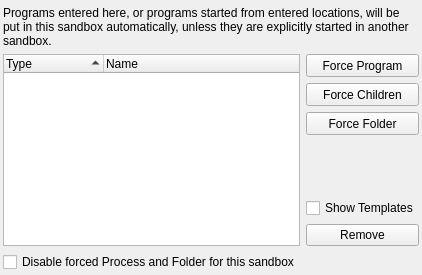
           <widget class="QWidget" name="tabForceProgs">
            <attribute name="title">
             <string>Force Programs</string>
            </attribute>
            <layout class="QGridLayout" name="gridLayout_54">
             <property name="leftMargin">
              <number>3</number>
             </property>
             <property name="topMargin">
              <number>6</number>
             </property>
             <property name="rightMargin">
              <number>3</number>
             </property>
             <property name="bottomMargin">
              <number>3</number>
             </property>
             <item row="0" column="0">
              <layout class="QGridLayout" name="gridLayout_35">
               <item row="0" column="0" colspan="2">
                <widget class="QLabel" name="label">
                 <property name="text">
                  <string>Programs entered here, or programs started from entered locations, will be put in this sandbox automatically, unless they are explicitly started in another sandbox.</string>
                 </property>
                 <property name="wordWrap">
                  <bool>true</bool>
                 </property>
                </widget>
               </item>
               <item row="6" column="1">
                <widget class="QCheckBox" name="chkShowForceTmpl">
                 <property name="text">
                  <string>Show Templates</string>
                 </property>
                </widget>
               </item>
               <item row="7" column="1">
                <widget class="QPushButton" name="btnDelForce">
                 <property name="text">
                  <string>Remove</string>
                 </property>
                </widget>
               </item>
               <item row="2" column="1">
                <widget class="QToolButton" name="btnForceProg">
                 <property name="sizePolicy">
                  <sizepolicy hsizetype="Preferred" vsizetype="Fixed">
                   <horstretch>0</horstretch>
                   <verstretch>0</verstretch>
                  </sizepolicy>
                 </property>
                 <property name="minimumSize">
                  <size>
                   <width>0</width>
                   <height>23</height>
                  </size>
                 </property>
                 <property name="text">
                  <string>Force Program</string>
                 </property>
                </widget>
               </item>
               <item row="2" column="0" rowspan="6">
                <widget class="QTreeWidget" name="treeForced">
                 <property name="sortingEnabled">
                  <bool>true</bool>
                 </property>
                 <column>
                  <property name="text">
                   <string>Type</string>
                  </property>
                 </column>
                 <column>
                  <property name="text">
                   <string>Name</string>
                  </property>
                 </column>
                </widget>
               </item>
               <item row="8" column="0">
                <widget class="QCheckBox" name="chkDisableForced">
                 <property name="text">
                  <string>Disable forced Process and Folder for this sandbox</string>
                 </property>
                </widget>
               </item>
               <item row="5" column="1">
                <spacer name="verticalSpacer_5">
                 <property name="orientation">
                  <enum>Qt::Vertical</enum>
                 </property>
                 <property name="sizeHint" stdset="0">
                  <size>
                   <width>20</width>
                   <height>40</height>
                  </size>
                 </property>
                </spacer>
               </item>
               <item row="4" column="1">
                <widget class="QToolButton" name="btnForceDir">
                 <property name="sizePolicy">
                  <sizepolicy hsizetype="Preferred" vsizetype="Fixed">
                   <horstretch>0</horstretch>
                   <verstretch>0</verstretch>
                  </sizepolicy>
                 </property>
                 <property name="minimumSize">
                  <size>
                   <width>0</width>
                   <height>23</height>
                  </size>
                 </property>
                 <property name="text">
                  <string>Force Folder</string>
                 </property>
                </widget>
               </item>
               <item row="3" column="1">
                <widget class="QToolButton" name="btnForceChild">
                 <property name="sizePolicy">
                  <sizepolicy hsizetype="Preferred" vsizetype="Fixed">
                   <horstretch>0</horstretch>
                   <verstretch>0</verstretch>
                  </sizepolicy>
                 </property>
                 <property name="minimumSize">
                  <size>
                   <width>0</width>
                   <height>23</height>
                  </size>
                 </property>
                 <property name="text">
                  <string>Force Children</string>
                 </property>
                </widget>
               </item>
              </layout>
             </item>
            </layout>
           </widget>
